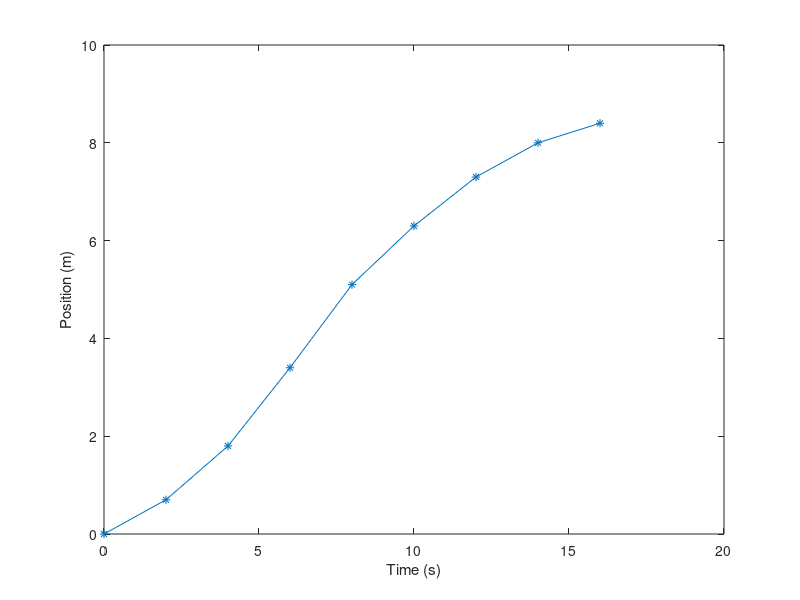
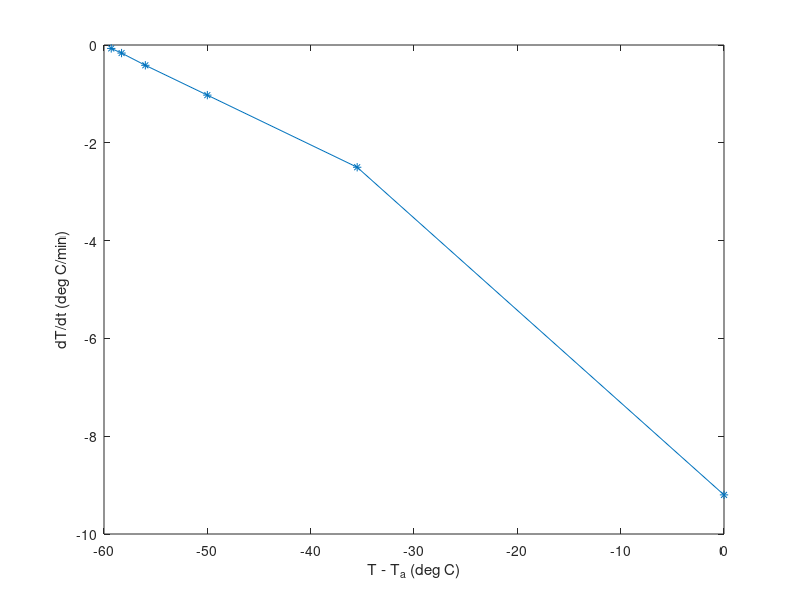

These figures' MATLAB source, in order:
% Created by: Anthony H. Le
% Last updated: 02-13-2019

% CHE 581: Assignment 4
% Textbook Problems 21.13, 21.28, Additional Problem
% Due: 02-18-2019
%% Problem 21.13
close all; % close all figures
clear; % clear workspace
clc; % clear command window

disp('Problem 21.13');

t = [0 2 4 6 8 10 12 14 16]'; % time, s
x = [0 0.7 1.8 3.4 5.1 6.3 7.3 8.0 8.4]; % position, m
h = 2; % step size, time, s
i = 6; % index @ t = 10

figure();
plot(t, x, '-*');
hold on;
xlabel('Time (s)');
ylabel('Position (m)');
hold off;

% (a) 2nd-order correct centered finite-difference method
disp('(a) O(h^2) centered finite-difference method');
v_a = (x(i+1) - x(i-1)) / (2 * h); % velocity @ t = 10, m/s
a_a = (x(i+1) - (2 * x(i)) + x(i-1)) / (h^2); % acceleration @ t = 10, m/s^2
fprintf('vel = %5.2f\n', v_a);
fprintf('accel = %5.2f\n', a_a);

% (b) 2nd-order correct forward fiite-difference method
disp('(b) O(h^2) forward fiite-difference method');
v_b = (-x(i+2) + (4 * x(i+1)) - (3 * x(i))) / (2 * h); % velocity @ t = 10, m/s
a_b = (-x(i+3) + (4 * x(i+2)) - (5 * x(i+1)) + (2 * x(i))) / (h^2); % acceleration @ t = 10, m/s^2
fprintf('vel = %5.2f\n', v_b);
fprintf('accel = %5.2f\n', a_b);

% (c) 2nd-order correct backward finite-difference method
disp('(c) O(h^2) backward finite-difference method');
v_c = ((3 * x(i)) - (4 * x(i-1)) + x(i-2)) / (2 * h); % velocity @ t = 10, m/s
a_c = ((2 * x(i)) - (5 * x(i-1)) + (4 * x(i-2)) - x(i-3)) / (h^2); % acceleration @ t = 10, m/s^2
fprintf('vel = %5.2f\n', v_c);
fprintf('accel = %5.2f\n', a_c);

disp('-------------------------------------------------');

%% Problem 21.28
close all;
clear;
clc;

disp('Problem 21.28');

time = [0 5 10 15 20 25]'; % time, min
T = [80 44.5 30.0 24. 21.7 20.7]'; % temperature, deg C
T_a = 80; % temperature, deg C
n = length(time);

dTdt = zeros(n, 1);

for i = 1:n
    if i == 1 % forward finite-diff method, first point
        diff = (-T(i+2) + 4 * T(i+1) - 3 * T(i)) / (2 * (time(i+1) - time(i)));
        dTdt(i, 1) = diff;
    elseif i >= 2 && i < n % center finite-diff method, interior points
        diff = (T(i+1) - T(i-1)) / (2 * (time(i+1) - time(i-1)));
        dTdt(i, 1) = diff;
    elseif i == n % backward finite-diff method, last point
        diff = (3 * T(i) - 4 * T(i-1) + T(i-2)) / (2 * (time(i) - time(i-1)));
        dTdt(i, 1) = diff;
    end
end

figure();
plot(T-T_a, dTdt, '-*');
hold on;
xlabel('T - T_{a} (deg C)');
ylabel('dT/dt (deg C/min)');
hold off;

disp('-------------------------------------------------');

%% Additional Problem
close all;
clear;
clc;

disp('Additional Problem (see handout)');

f = @(xx) sin(50 .* xx) .* xx.^2;



disp('-------------------------------------------------');
